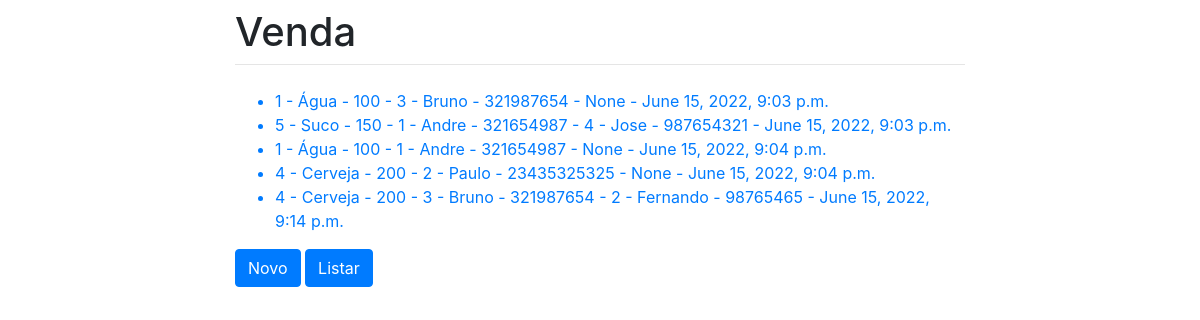
The page / on the database its author committed.
### estoque/models.py (models this page shows, shortened)
class Venda(models.Model):
    produto = models.ForeignKey(Produto, on_delete=models.SET_NULL, null=True)
    cliente = models.ForeignKey(Cliente, on_delete=models.SET_NULL, null=True)
    vendedor = models.ForeignKey(Vendedor, on_delete=models.SET_NULL, null=True)
    data = models.DateTimeField(null=True, blank=True, default=datetime.now)

class Produto(models.Model):
    _id = models.IntegerField()
    descricao = models.CharField(max_length=50)
    quantidade = models.IntegerField()
    def __str__(self):
        return str(self._id) + " - " + self.descricao + " - " + str(self.quantidade)

class Vendedor(models.Model):
    _id = models.IntegerField(null=True)
    nome = models.CharField(max_length=50, null=True)
    telefone = models.CharField(max_length=50, null=True)
    def __str__(self):
        return str(self._id) + " - " + self.nome + " - " + self.telefone

class Cliente(models.Model):
    _id = models.IntegerField(null=True)
    nome = models.CharField(max_length=50, null=True)
    telefone = models.CharField(max_length=50, null=True)
    def __str__(self):
        return str(self._id) + " - " + self.nome + " - " + self.telefone

### estoque/views.py (the view)
# urls.py: path('', list_venda, name='list_venda'),
def list_venda(request):
    vendas = Venda.objects.all()
    print("1")
    return render(request, 'venda.html', {'vendas': vendas})

### estoque/templates/venda.html
{% extends 'base.html' %}
{% load crispy_forms_tags %}
{% block content %}
    <ul>
        {% for venda in vendas %}
            <a href="{% url 'update_venda' venda.id %}">
                <li> {{ venda.produto }} - {{ venda.vendedor }} - {{ venda.cliente }} - {{ venda.data }}</li>
            </a>
        {% endfor %}
    </ul>
    <a class="btn btn-primary" href="{% url 'create_venda' %}">Novo</a>
    <a class="btn btn-primary" href="{% url 'list_venda' %}">Listar</a>
{% endblock %}

### estoque/templates/base.html (shortened to what this page needs)
<!doctype html>
<html lang="en">
  <head>
    <link rel="stylesheet" href="https://stackpath.bootstrapcdn.com/bootstrap/4.1.3/css/bootstrap.min.css">
  </head>
  <body>
    <div class="container">
      <div class="row justify-content-center">
        <div class="col-8">
          <h1 class="mt-2">Venda</h1>
          <hr class="mt-0 mb-4">
          {% block content %}
          {% endblock %}
        </div>
      </div>
    </div>
  </body>
</html>

### rows shown on the page
Venda: produto "1 - Água - 100", vendedor "3 - Bruno - 321987654", cliente "None", data "June 15, 2022, 9:03 p.m."
Venda: produto "5 - Suco - 150", vendedor "1 - Andre - 321654987", cliente "4 - Jose - 987654321", data "June 15, 2022, 9:03 p.m."
Venda: produto "1 - Água - 100", vendedor "1 - Andre - 321654987", cliente "None", data "June 15, 2022, 9:04 p.m."
Venda: produto "4 - Cerveja - 200", vendedor "2 - Paulo - 23435325325", cliente "None", data "June 15, 2022, 9:04 p.m."
Venda: produto "4 - Cerveja - 200", vendedor "3 - Bruno - 321987654", cliente "2 - Fernando - 98765465", data "June 15, 2022, 9:14 p.m."
